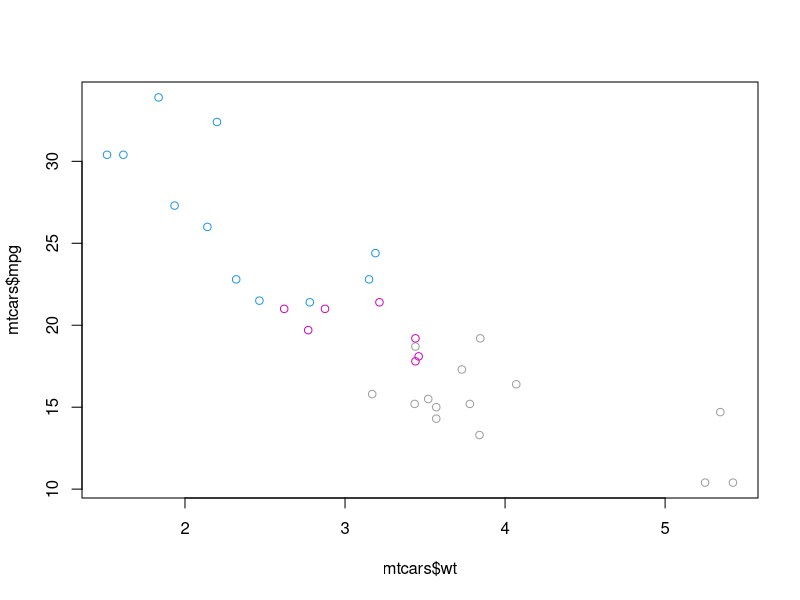

The R script that drew this image:
## ---- chunk 1
plot(mtcars$wt, mtcars$mpg, col = mtcars$cyl)
